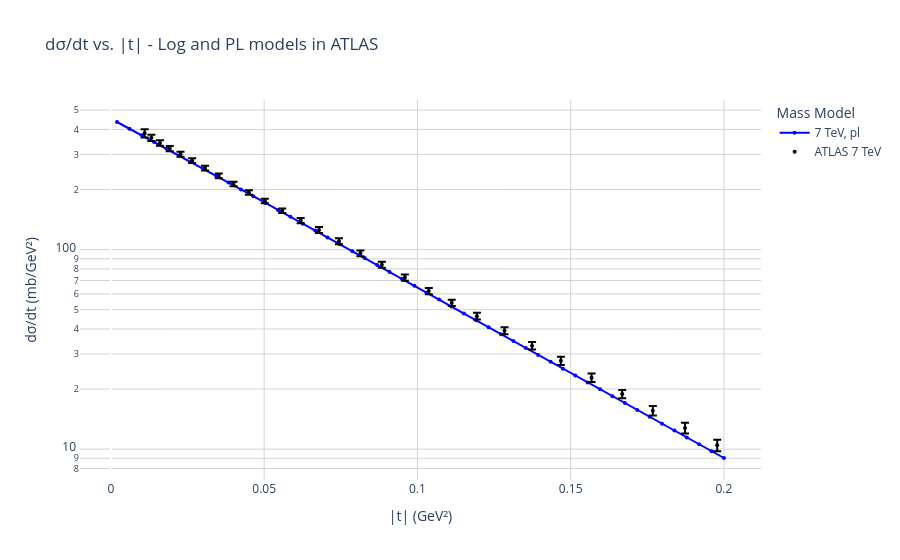

Source (notebook cell):
### Code cell
def add_differential_trace(fig, x, y, label, color='red', mg_model= 'log', legend=True, size = 4, width = 2):
    fig.add_trace(go.Scatter(
        x=x,
        y=y,
        mode='lines+markers',
        line=dict(color=color, width=width),
        marker=dict(size=size),
        name=f'{label}, {mg_model}',
        showlegend=legend,

    ))

def add_data_trace(fig, x, y, y_error, scale=1.0, color='black', size=4,
                           name=None, show_label=True, mode='markers'):
    fig.add_trace(go.Scatter(
        x=x,
        y=y * scale,
        mode=mode,
        marker=dict(color=color, size=size),
        error_y=dict(
            type='data',
            array=y_error * scale,
            visible=True
        ),
        name=name if show_label else None,
        showlegend=show_label
    ))

fig_atlas = go.Figure()


# for pl atlas
add_differential_trace(fig_atlas, dif_sigma_pl_atlas_7_q2, dif_sigma_pl_atlas_7_values,label='7 TeV', color='blue', mg_model='pl')

#data points
add_data_trace(fig_atlas, x_7_atlas, y_7_atlas, yerr_7_atlas, name='ATLAS 7 TeV', show_label=True, mode='markers')

# Atualiza layout
fig_atlas.update_layout(
    title='dσ/dt vs. |t| - Log and PL models in ATLAS',
    xaxis_title='|t| (GeV²)',
    yaxis_title='dσ/dt (mb/GeV²)',
    yaxis_type='log',
    legend_title='Mass Model',
    plot_bgcolor='white',
    hovermode='x unified'
)

fig_atlas.update_xaxes(gridcolor='lightgray')
fig_atlas.update_yaxes(gridcolor='lightgray')

# fig_atlas.show(renderer='browser')

### Figure 1 — Plotly figure (JSON) as saved in the notebook; plotly's stock layout.template omitted (floating-point values rounded to 4 significant figures)
{"data": [{"line": {"color": "blue", "width": 2}, "marker": {"size": 4}, "mode": "lines+markers", "name": "7 TeV, pl", "showlegend": true, "type": "scatter", "x": [0.002, 0.006041, 0.01008, 0.01412, 0.01816, 0.0222, 0.02624, 0.03029, 0.03433, 0.03837, 0.04241, 0.04645, 0.05049, 0.05453, 0.05857, 0.06261, 0.06665, 0.07069, 0.07473, 0.07878, 0.08282, 0.08686, 0.0909, 0.09494, 0.09898, 0.103, 0.1071, 0.1111, 0.1151, 0.1192, 0.1232, 0.1273, 0.1313, 0.1353, 0.1394, 0.1434, 0.1475, 0.1515, 0.1556, 0.1596, 0.1636, 0.1677, 0.1717, 0.1758, 0.1798, 0.1838, 0.1879, 0.1919, 0.196, 0.2], "y": [435.9, 403.7, 373.8, 346.0, 320.2, 296.2, 274.0, 253.4, 234.4, 216.7, 200.3, 185.1, 171.1, 158.1, 146.0, 134.9, 124.6, 115.1, 106.3, 98.14, 90.63, 83.68, 77.26, 71.34, 65.87, 60.81, 56.15, 51.84, 47.86, 44.19, 40.81, 37.68, 34.79, 32.13, 29.67, 27.4, 25.31, 23.37, 21.59, 19.94, 18.42, 17.01, 15.72, 14.52, 13.41, 12.39, 11.45, 10.58, 9.771, 9.026]}, {"error_y": {"array": [17.8, 12.7, 10.7, 9.8, 8.6, 7.8, 7.0, 6.2, 5.6, 5.0, 4.5, 4.1, 4.1, 4.3, 3.9, 3.2, 2.9, 2.6, 2.2, 2.0, 1.8, 1.6, 1.4, 1.3, 1.1, 0.91, 0.85, 0.8, 0.7], "type": "data", "visible": true}, "marker": {"color": "black", "size": 4}, "mode": "markers", "name": "ATLAS 7 TeV", "showlegend": true, "type": "scatter", "x": [0.011, 0.0132, 0.016, 0.0192, 0.0227, 0.0265, 0.0307, 0.0352, 0.04, 0.045, 0.0502, 0.0559, 0.0619, 0.0679, 0.0744, 0.0814, 0.0884, 0.0959, 0.1037, 0.1112, 0.1194, 0.1284, 0.1374, 0.1468, 0.1568, 0.1668, 0.1768, 0.1873, 0.1978], "y": [382.6, 363.2, 342.0, 320.9, 300.3, 279.4, 256.1, 234.3, 213.2, 193.3, 175.1, 156.5, 139.8, 125.5, 110.2, 95.8, 83.9, 72.4, 62.0, 54.1, 46.4, 39.2, 33.0, 27.7, 22.8, 18.88, 15.58, 12.77, 10.45]}], "layout": {"hovermode": "x unified", "legend": {"title": {"text": "Mass Model"}}, "plot_bgcolor": "white", "title": {"text": "dσ/dt vs. |t| - Log and PL models in ATLAS"}, "xaxis": {"gridcolor": "lightgray", "title": {"text": "|t| (GeV²)"}}, "yaxis": {"gridcolor": "lightgray", "title": {"text": "dσ/dt (mb/GeV²)"}, "type": "log"}}}
